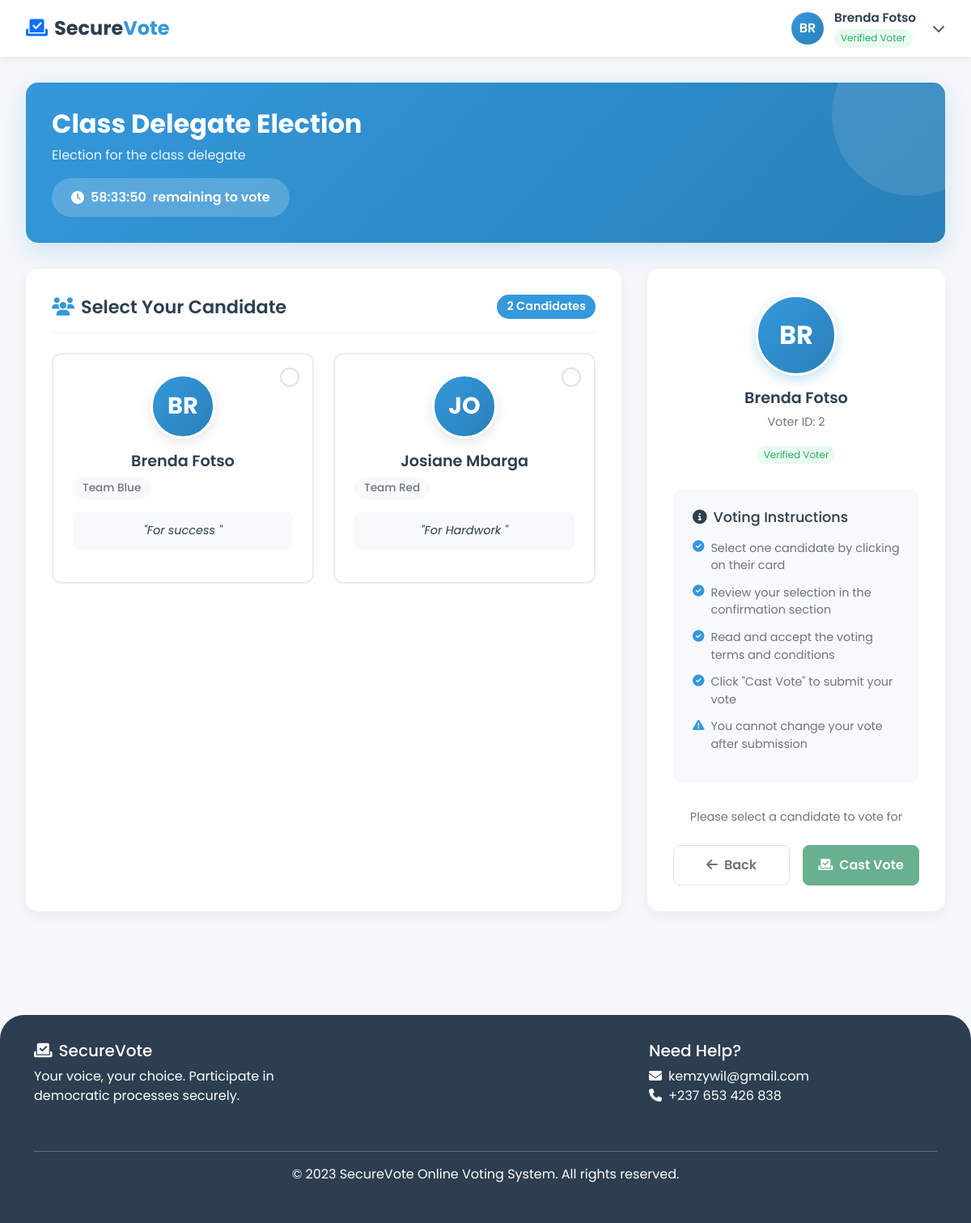
The page /vote.php?election_id=7 (signed in) on the database its author committed.
### tables this page shows
CREATE TABLE IF NOT EXISTS `voters` (
  `id` int NOT NULL AUTO_INCREMENT,
  `full_name` varchar(100) NOT NULL,
  `email` varchar(100) NOT NULL,
  `dob` date NOT NULL,
  `contact` varchar(20) NOT NULL,
  `address` text NOT NULL,
  `status` enum('pending','verified','suspended') DEFAULT 'pending',
  `created_at` timestamp NULL DEFAULT CURRENT_TIMESTAMP,
  `password` varchar(100) NOT NULL,
  PRIMARY KEY (`id`)
);

CREATE TABLE IF NOT EXISTS `elections` (
  `id` int NOT NULL AUTO_INCREMENT,
  `title` varchar(200) NOT NULL,
  `description` text,
  `start_datetime` datetime NOT NULL,
  `end_datetime` datetime NOT NULL,
  `status` enum('draft','upcoming','active','completed','cancelled') DEFAULT 'draft',
  `created_at` timestamp NULL DEFAULT CURRENT_TIMESTAMP,
  PRIMARY KEY (`id`)
);

CREATE TABLE IF NOT EXISTS `candidates` (
  `id` int NOT NULL AUTO_INCREMENT,
  `voter_id` int NOT NULL,
  `election_id` int NOT NULL,
  `party_affiliation` varchar(100) DEFAULT NULL,
  `biography` text,
  `campaign_statement` text,
  `profile_image` varchar(255) DEFAULT NULL,
  `status` enum('pending','approved','disqualified','withdrawn') DEFAULT 'pending',
  `created_at` timestamp NULL DEFAULT CURRENT_TIMESTAMP,
  PRIMARY KEY (`id`),
  KEY `voter_id` (`voter_id`),
  KEY `election_id` (`election_id`)
);

### app/model/voters.php (called while the page is built, shortened)
<?php
function get_voter_by_id($conn, $id){
    $sql = "SELECT * FROM voters WHERE id = ?";
    $stmt = $conn->prepare($sql);
    $stmt->execute([$id]);
    if($stmt->rowCount() == 1){
        $voter = $stmt->fetch();
    }else $voter = 0;
    return $voter;
}

### app/model/elections.php (called while the page is built, shortened)
<?php
function get_election_by_id($conn, $election_id)
{
    $sql = "SELECT * FROM elections WHERE id = ?";
    $stmt = $conn->prepare($sql);
    $stmt->execute([$election_id]);
    if ($stmt->rowCount() > 0) {
        return $stmt->fetch();
    } else {
        return 0;
    }
}
?>

### app/model/candidates.php (called while the page is built, shortened)
<?php
function get_candidates_by_election($conn, $election_id)
{
    $sql = "SELECT c.*, COUNT(v.id) AS total_votes
            FROM candidates c
            LEFT JOIN votes v ON c.id = v.candidate_id
            WHERE c.election_id = ?
            GROUP BY c.id
            ORDER BY total_votes DESC";
    $stmt = $conn->prepare($sql);
    $stmt->execute([$election_id]);
    if ($stmt->rowCount() > 0) {
        return $stmt->fetchAll();
    } else {
        return 0;
    }
}

### vote.php (the view, shortened to what this page needs)
<?php
include "db_connection.php";
include "app/model/voters.php";
include "app/model/elections.php";
include "app/model/candidates.php";
$id = $_SESSION['id'];
$voter = get_voter_by_id($conn, $id);
$election_id = $_GET['election_id'];
$election = get_election_by_id($conn, $election_id);
$candidates = get_candidates_by_election($conn, $election_id);
$sql = "SELECT contact, email, location FROM admin LIMIT 1";
$stmt = $conn->prepare($sql);
$stmt->execute();
$admin = $stmt->fetch(PDO::FETCH_ASSOC);
?>
<!DOCTYPE html>
<html lang="en">
<head>
    <link href="https://cdn.jsdelivr.net/npm/bootstrap@5.3.0-alpha1/dist/css/bootstrap.min.css" rel="stylesheet">
    <link rel="stylesheet" href="https://cdnjs.cloudflare.com/ajax/libs/font-awesome/6.4.0/css/all.min.css">
    <link rel="stylesheet" href="https://cdn.jsdelivr.net/npm/sweetalert2@11/dist/sweetalert2.min.css">
</head>
<body>
    <header id="main-header">
        <div class="header-left">
            <a class="navbar-brand" href="voter_dashboard.php">
                <i class="fas fa-vote-yea text-primary me-2"></i>Secure<span>Vote</span>
            </a>
        </div>
        <div class="header-right">
            <div class="voter-profile dropdown">
                <div class="d-flex align-items-center" data-bs-toggle="dropdown" aria-expanded="false">
                    <div class="voter-avatar">
                        <?= strtoupper(substr($voter['full_name'], 0, 2)) ?>
                    </div>
                    <div class="voter-info">
                        <div class="voter-name"><?= htmlspecialchars($voter['full_name']) ?></div>
                        <span class="voter-status verified">
                            Verified Voter
                        </span>
                    </div>
                    <i class="fas fa-chevron-down ms-1 text-muted"></i>
                </div>
            </div>
        </div>
    </header>
    <main class="vote-content">
        <div class="election-header">
            <h1><?= htmlspecialchars($election['title']) ?></h1>
            <?php if (!empty($election['description'])): ?>
                <p><?= htmlspecialchars($election['description']) ?></p>
            <?php endif; ?>
            <div class="time-remaining">
                <i class="fas fa-clock"></i>
                <span id="countdown">
                </span>
                <span>remaining to vote</span>
            </div>
        </div>
        <div class="vote-container">
            <div class="candidates-section">
                <div class="section-header">
                    <h2><i class="fas fa-users me-2"></i>Select Your Candidate</h2>
                    <div class="candidates-count"><?= count($candidates) ?> Candidates</div>
                </div>
                <form method="POST" action="" id="voteForm">
                    <div class="candidates-grid">
                        <?php foreach ($candidates as $index => $candidate):
                            $candidate_info = get_voter_by_id($conn, $candidate['voter_id']);
                            $candidate_initials = strtoupper(substr($candidate_info['full_name'], 0, 2));
                        ?>
                            <label class="candidate-card" for="candidate_<?= $candidate['id'] ?>">
                                <div class="select-indicator"></div>
                                <div class="candidate-avatar">
                                    <?= $candidate_initials ?>
                                </div>
                                <h3 class="candidate-name"><?= htmlspecialchars($candidate_info['full_name']) ?></h3>
                                <?php if (!empty($candidate['party_affiliation'])): ?>
                                    <div class="candidate-party"><?= htmlspecialchars($candidate['party_affiliation']) ?></div>
                                <?php endif; ?>
                                <?php if (!empty($candidate['campaign_statement'])): ?>
                                    <p class="candidate-statement">"<?= htmlspecialchars(substr($candidate['campaign_statement'], 0, 100)) ?>
                                        <?= strlen($candidate['campaign_statement']) > 100 ? '...' : '' ?>"
                                    </p>
                                <?php endif; ?>
                            </label>
                        <?php endforeach; ?>
                    </div>
                </form>
            </div>
            <div class="voting-sidebar">
                <div class="voter-info-sidebar">
                    <div class="voter-avatar-large">
                        <?= strtoupper(substr($voter['full_name'], 0, 2)) ?>
                    </div>
                    <h3 class="voter-name-sidebar"><?= htmlspecialchars($voter['full_name']) ?></h3>
                    <div class="voter-id">Voter ID: <?= htmlspecialchars($voter['id']) ?></div>
                    <span class="voter-status verified">Verified Voter</span>
                </div>
                <div class="vote-instructions">
                    <h4><i class="fas fa-info-circle me-2"></i>Voting Instructions</h4>
                    <ul class="instructions-list">
                        <li><i class="fas fa-check-circle"></i> Select one candidate by clicking on their card</li>
                        <li><i class="fas fa-check-circle"></i> Review your selection in the confirmation section</li>
                        <li><i class="fas fa-check-circle"></i> Read and accept the voting terms and conditions</li>
                        <li><i class="fas fa-check-circle"></i> Click "Cast Vote" to submit your vote</li>
                        <li><i class="fas fa-exclamation-triangle"></i> You cannot change your vote after submission</li>
                    </ul>
                </div>
                <div class="vote-form">
                    <div class="confirmation-text" id="confirmationText">
                        Please select a candidate to vote for
                    </div>
                    <div class="vote-actions">
                        <button type="button" class="btn btn-outline-secondary" onclick="window.history.back()">
                            <i class="fas fa-arrow-left me-2"></i>Back
                        </button>
                        <button type="button" class="btn btn-success" id="castVoteBtn" disabled
                                data-bs-toggle="modal" data-bs-target="#confirmVoteModal">
                            <i class="fas fa-vote-yea me-2"></i>Cast Vote
                        </button>
                    </div>
                </div>
            </div>
        </div>
    </main>
    <footer class="footer">
        <div class="container">
            <div class="row" style="display: flex; justify-content: space-between;">
                <div class="col-md-4 mb-4">
                    <h5><i class="fas fa-vote-yea me-2"></i>SecureVote</h5>
                    <p>Your voice, your choice. Participate in democratic processes securely.</p>
                </div>
                <div class="col-md-4 mb-4">
                    <h5>Need Help?</h5>
                    <ul class="list-unstyled">
                        <li><i class="fas fa-envelope me-2"></i><?= htmlspecialchars($admin['email'] ?? 'support@securevote.com') ?></li>
                        <li><i class="fas fa-phone me-2"></i><?= htmlspecialchars($admin['contact'] ?? '+1 (555) 123-4567') ?></li>
                    </ul>
                </div>
            </div>
            <hr class="bg-light">
            <div class="row">
                <div class="col-md-12 text-center">
                    <p>&copy; 2023 SecureVote Online Voting System. All rights reserved.</p>
                </div>
            </div>
        </div>
    </footer>
</body>
</html>

### rows shown on the page
voters: full_name "BR", full_name "Brenda Fotso", id "2"
elections: title "Class Delegate Election", description "Election for the class delegate"
candidates: voter.full_name "BR", voter.full_name "Brenda Fotso", party_affiliation "Team Blue", campaign_statement "For success"
candidates: voter.full_name "JO", voter.full_name "Josiane Mbarga", party_affiliation "Team Red", campaign_statement "For Hardwork"

### other values the page prints
count($candidates) "2"
$admin['email'] "kemzywil@gmail.com"
$admin['contact'] "+237 653 426 838"
